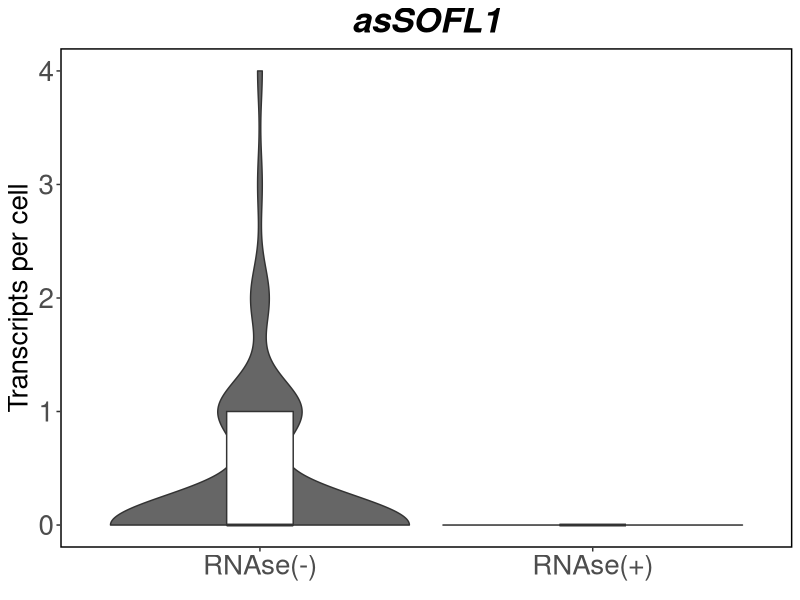
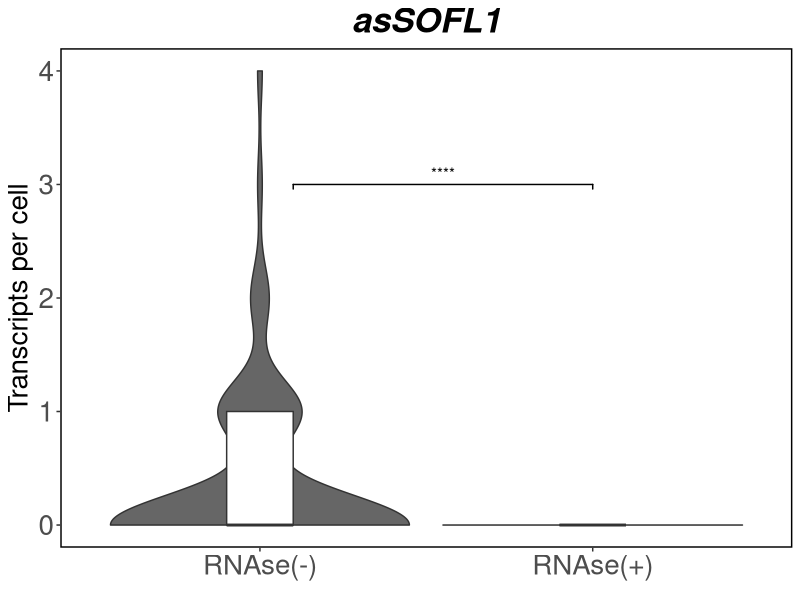

These figures' R source, in order:
setwd("/Volumes/Expansion/zhang_et_al_2024_finaldata/Results/FigS6/C")
library(ggplot2)
library(ggsignif)

######################
####################### asSOFL1
##################################

data<-read.delim("__FQ_batch_summary_MATURE_230503.txt")
head(data)

data_control<-data[data$FILE=="root5_con_sr_asSOFL1_2_aligned_ch1_outline.txt",]
COND<-rep("RNAse(-)",dim(data_control)[1])
data_control<-cbind(COND,data_control)
head(data_control)

data_treat<-data[data$FILE=="root5_con_sr_asSOFL1rrnasSR3_ch1_outline.txt",]
COND<-rep("RNAse(+)",dim(data_treat)[1])
data_treat<-cbind(COND,data_treat)
head(data_treat)

data_join<-rbind(data_control,data_treat)
head(data_join)

log_counts<-log(data_join[,7]+1)
tx_area<-(data_join[,7]+1)/data_join[,4]
log_tx_area<-log(tx_area)
data_log<-cbind(data_join,log_counts,tx_area,log_tx_area)
head(data_log)

#violin plots

p <- ggplot(data, aes(x=data_join$COND, y=data_join$N_thres_Total, fill=data_join$COND)) + 
    geom_violin(trim = TRUE, size=0.5)
p<-p+scale_fill_manual(values=c("gray40", "gray90"))
p<-p+ geom_boxplot(coef=0.95,width=0.2, outlier.shape = NA, fatten=2, notch= FALSE, notchwidth = 2, fill="white")+
    #stat_summary(fun.y=mean,geom="errorbar", aes(ymax = ..y.., ymin = ..y..), size=0.5, width=0.1, linetype = "dashed")+
    theme(panel.background =element_rect(fill = "white", colour = "black", size = 1),
          axis.text = element_text(size = 20),
          axis.title = element_text(size = 20),
          axis.text.x=element_text(hjust=0.5),
          plot.title = element_text(size = 25,hjust=0.5),
          #panel.border = element_blank()
          panel.grid = element_blank(),
          legend.position="none"
    )+
    labs(title = expression(bolditalic("asSOFL1")),
         x = element_blank(), 
         y = "Transcripts per cell")+
    expand_limits(y = 0)
p

# statistics 
test<-pairwise.t.test(data_join$N_thres_Total,data_join$COND)
p_val = round(test$p.value,digits=4)

# or add statistics
p<-p+geom_signif(annotations="****",y_position = 3, xmin=1.1,xmax=2,tip_length = 0.01)

ggsave("violin_cross_asSOFL1_RNAse_treatment.pdf",plot = p,width = 4,height = 4)

